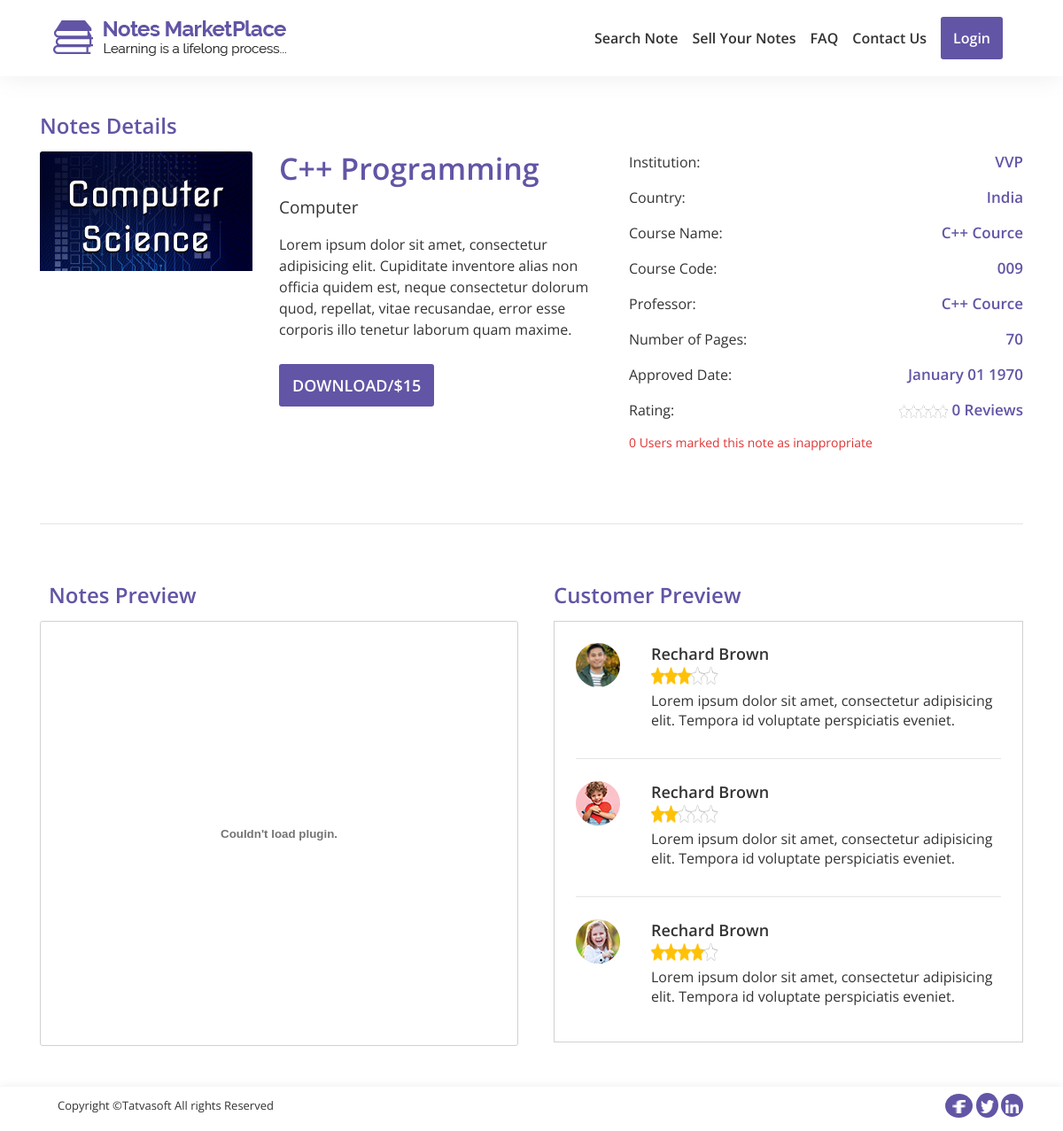
The app's page /users/notes-detail.php?note_id=14 with its own data.
### tables this page shows
CREATE TABLE `note` (
  `note_id` int(11) NOT NULL,
  `title` varchar(100) NOT NULL,
  `category_id` int(11) NOT NULL,
  `display_img` varchar(500) DEFAULT NULL,
  `note_type_id` int(11) DEFAULT NULL,
  `number_of_pages` int(11) DEFAULT NULL,
  `description` varchar(255) NOT NULL,
  `university` varchar(200) DEFAULT NULL,
  `country` varchar(100) DEFAULT NULL,
  `cource` varchar(100) DEFAULT NULL,
  `cource_code` varchar(100) DEFAULT NULL,
  `professor` varchar(100) DEFAULT NULL,
  `is_paid` bit(1) NOT NULL DEFAULT b'1',
  `price` decimal(10,0) DEFAULT NULL,
  `note_preview` varchar(255) DEFAULT NULL,
  `user_id` int(11) NOT NULL,
  `status_id` int(11) NOT NULL,
  `action_by` int(11) DEFAULT NULL,
  `admin_remark` varchar(255) DEFAULT NULL,
  `published_date` datetime DEFAULT NULL,
  `created_date` datetime DEFAULT NULL,
  `created_by` int(11) DEFAULT NULL,
  `updated_date` datetime DEFAULT NULL,
  `updated_by` int(11) DEFAULT NULL,
  `is_active` bit(2) NOT NULL DEFAULT b'1'
);

CREATE TABLE `category` (
  `category_id` int(11) NOT NULL,
  `name` varchar(100) NOT NULL,
  `description` varchar(255) NOT NULL,
  `created_date` datetime DEFAULT NULL,
  `created_by` int(11) DEFAULT NULL,
  `updated_date` datetime DEFAULT NULL,
  `updated_by` int(11) DEFAULT NULL,
  `is_active` bit(2) NOT NULL DEFAULT b'1'
);

### users/notes-detail.php (the view, shortened to what this page needs)
<!DOCTYPE html>
<html lang="en">
<?php
    include "process/connection.php";
    $note_id=34;
    if( !empty( $_REQUEST['note_id'] ) )
    {
        $note_id=$_REQUEST['note_id'];
    }
    $query="SELECT note_id,note.title,note.display_img,note.number_of_pages,note.university,note.published_date, category.name,note.professor,note.cource_code,note.country,note.cource,note.note_preview FROM `note` JOIN category ON note.category_id=category.category_id WHERE note.note_id='$note_id'";
    $result=mysqli_query($conn, $query);
    $row=mysqli_fetch_assoc($result);
    $id=$row['note_id'];
    $q="SELECT COUNT('user_id') AS remark1 FROM remark WHERE note_id='$id'";
    $r=mysqli_query($conn, $q);
    $remark=mysqli_fetch_assoc($r);
    $q="SELECT CEILING(AVG(review.rating)) as rating FROM review WHERE note_id='$id' GROUP BY note_id";
    $r=mysqli_query($conn, $q);
    if(mysqli_num_rows($r)==0){
        $c=0;
    }
    else{
        $review=mysqli_fetch_assoc($r);
        $c=$review['rating'];
    }
    $q="SELECT COUNT(user_id) AS user FROM review WHERE note_id='$id' GROUP BY note_id";
    $r=mysqli_query($conn, $q);
    if(mysqli_num_rows($r)==0){
        $u=0;
    }
    else{
        $review_count=mysqli_fetch_assoc($r);
        $u=$review_count['user'];
    }
    $output="";
    for($i=1;$i<=$c;$i++){
                $output .=' <img src="img/icons/star.png" class="img-responsive star">';}
            $k=5-$i;
            for($j=0;$j<=$k;$j++){
            $output .='<img src="img/icons/star-white.png" class="img-responsive star">';}
?>
<head>
    <link rel="stylesheet" href="css/boostrap/bootstrap.min.css">
    <link rel="stylesheet" href="css/datatables/bootstrap.css">
    <link rel="stylesheet" href="css/datatables/dataTables.bootstrap4.min.css">
    <link rel="stylesheet" href="css/animate/animate.min.css">
    <link rel="stylesheet" href="css/style.css">
</head>
<body>
    <div class="we-wrapper">
        <?php include "includes/header.php"; ?>
        <section id="note-detail">
            <div class="container">
                <div class="heading animated fadeInDown pt-5">
                    <h4>
                        Notes Details
                    </h4>
                </div>
                <div id="notes-detail-tab1">
                    <div class="row">
                        <div class="col-md-7 col-sm-12 animated slideInLeft">
                            <div class="row column1">
                                <?php $img= substr($row['display_img'], 3);?>
                                <div class="col"><img src="<?php echo $img; ?>" class="image-responsive"></div>
                                <div class="col">
                                    <h3><?php echo $row['title']; ?></h3>
                                    <h5><?php echo $row['name']; ?></h5>
                                    <p>Lorem ipsum dolor sit amet, consectetur adipisicing elit. Cupiditate inventore alias non officia quidem est, neque consectetur dolorum quod, repellat, vitae recusandae, error esse corporis illo tenetur laborum quam maxime.</p>
                                    <?php if(isset($_SESSION["isLogin"]) ){
				                            if($_SESSION["isLogin"]=="yes"){ ?>
                                    <button class="add-btn" id="btn-download-note1" onclick=" window.location.href = 'process/downloadNote.php?note_id=<?php echo $id; ?>';">Download/$15</button>
                                    <?php }} else{ ?>
                                    <button class="add-btn" id="btn-download-note1" onclick=" window.location.href = 'login.php';">Download/$15</button>
                                    <?php } ?>
                                </div>
                            </div>
                        </div>
                        <div class="col-md-5 column2 col-sm-12  animated slideInRight">
                            <p><span>Institution:</span><span class="float-right"><?php echo $row['university']; ?></span></p>
                            <p><span>Country:</span><span class="float-right"><?php echo $row['country']; ?></span></p>
                            <p><span>Course Name:</span><span class="float-right"><?php echo $row['cource']; ?></span></p>
                            <p><span>Course Code:</span><span class="float-right"><?php echo $row['cource_code']; ?></span></p>
                            <p><span>Professor:</span><span class="float-right"><?php echo $row['professor']; ?></span></p>
                            <p><span>Number of Pages:</span><span class="float-right"><?php echo $row['number_of_pages']; ?></span></p>
                            <?php $time=strtotime($row['published_date']);
                                          $t=date("F d Y", $time);  ?>
                            <p><span>Approved Date:</span><span class="float-right"><?php echo $t; ?></span></p>
                            <p><span>Rating:</span><span class="float-right stars"><?php echo $output. ' '.$u; ?> Reviews</span></p>
                            <p><?php echo $remark['remark1']; ?> Users marked this note as inappropriate</p>
                        </div>
                    </div>
                </div>
                <div class="row">
                    <div class="col-md-12 col-sm-12 col-xs-12">
                        <hr>
                    </div>
                </div>
                <div class="row wow slideInUp" id="notes-detail-tab2">
                    <div class="col-md-6 col-sm-12 col-xs-12">
                        <h4 class="">Notes Preview</h4>
                        <?php $note_preview= substr($row['note_preview'], 3);?>
                        <object data="<?php echo $note_preview; ?>" alt="Note Preview" type="application/pdf" width="300" height="200">
                        </object>
                    </div>
                    <div class="col-md-6 col-sm-12 col-xs-12">
                        <h4 class="">Customer Preview</h4>
                        <div class="column2">
                            <div class="row item">
                                <div class="col-md-2 col-sm-2 col-xs-2">
                                    <img src="img/notedetails/reviewer-1.png" alt="client" class="img-responsive img-circle">
                                </div>
                                <div class="col">
                                    <h5>Rechard Brown</h5>
                                    <div class="stars"><img src="img/icons/star.png"><img src="img/icons/star.png"><img src="img/icons/star.png"><img src="img/icons/star-white.png"><img src="img/icons/star-white.png"></div>
                                    <p>Lorem ipsum dolor sit amet, consectetur adipisicing elit. Tempora id voluptate perspiciatis eveniet.</p>
                                </div>
                            </div>
                            <hr>
                            <div class="row item">
                                <div class="col-md-2 col-sm-2 col-xs-2">
                                    <img src="img/notedetails/reviewer-2.png" alt="client" class="img-responsive img-circle">
                                </div>
                                <div class="col">
                                    <h5>Rechard Brown</h5>
                                    <div class="stars"><img src="img/icons/star.png"><img src="img/icons/star.png"><img src="img/icons/star-white.png"><img src="img/icons/star-white.png"><img src="img/icons/star-white.png"></div>
                                    <p>Lorem ipsum dolor sit amet, consectetur adipisicing elit. Tempora id voluptate perspiciatis eveniet.</p>
                                </div>
                            </div>
                            <hr>
                            <div class="row item">
                                <div class="col-md-2 col-sm-2 col-xs-2">
                                    <img src="img/notedetails/reviewer-3.png" alt="client" class="img-responsive img-circle">
                                </div>
                                <div class="col">
                                    <h5>Rechard Brown</h5>
                                    <div class="stars"><img src="img/icons/star.png"><img src="img/icons/star.png"><img src="img/icons/star.png"><img src="img/icons/star.png"><img src="img/icons/star-white.png"></div>
                                    <p>Lorem ipsum dolor sit amet, consectetur adipisicing elit. Tempora id voluptate perspiciatis eveniet.</p>
                                </div>
                            </div>
                        </div>
                    </div>
                </div>
            </div>
        </section>
        <?php include "includes/footer.php"; ?>
    </div>
</body>
</html>

### users/css/style.css (style rules this page uses)
html, body { height: 100%; }
.we-wrapper { padding-top: 80px; }
section { background: #fff; overflow: hidden; width: 100%; }
button { font-family: "Open Sans", sans-serif; text-transform: uppercase; outline: 0; background-color: #6255a5; width: 100%; border: 0; padding: 10px; color: #FFFFFF; font-size: 18px; -webkit-transition: all 0.3 ease; transition: all 0.3 ease; cursor: pointer; font-weight: 600; border-radius: 3px; }
.add-btn { font-family: "Open Sans", sans-serif; text-transform: uppercase; cursor: pointer; background-color: #6255a5; margin: 0 0 20px 0; width: auto; padding-left: 15px; padding-right: 15px; font-weight: 600; font-size: 18px; border-radius: 3px; color: #fff; }
#dashboard .data-range .card1, { margin-bottom: 5px; }
#note-detail .heading > h4 { color: #6255a5; font-family: "Open Sans", sans-serif; font-weight: 600; font-size: 24px; line-height: 28px; margin-bottom: 15px; }
#notes-detail-tab1 .column1 img { max-height: 350px; width: 240px; }
#notes-detail-tab1 .column1 .col:first-child { max-width: 240px; margin-right: 30px; }
#notes-detail-tab1 .column1 h3 { color: #6255a5; font-family: "Open Sans", sans-serif; font-weight: 600; font-size: 34px; line-height: 38px; }
#notes-detail-tab1 .column1 h5 { color: #333333; font-family: "Open Sans", sans-serif; font-weight: 400; font-size: 19px; line-height: 25px; margin: 13px 0 17px 0; }
#notes-detail-tab1 .column1 p { color: #333333; font-family: "Open Sans", sans-serif; font-weight: 400; font-size: 16px; line-height: 24px; margin-bottom: 27px; }
#notes-detail-tab1 .column1 button { margin-bottom: 0px !important; }
#notes-detail-tab1 .column2 > p > span:first-child { color: #333333; font-family: "Open Sans", sans-serif; font-weight: 400; font-size: 16px; line-height: 24px; }
#notes-detail-tab1 .column2 .stars img { height: 15px; width: 11px !important; }
#notes-detail-tab1 .column2 > p > span:last-child { color: #6255a5; font-family: "Open Sans", sans-serif; font-weight: 600; font-size: 17px; line-height: 24px; }
#notes-detail-tab1 .column2 > p:last-child { color: #df3434; font-family: "Open Sans", sans-serif; font-weight: 400; font-size: 14px; line-height: 18px; }
#notes-detail-tab1 .column2, #notes-detail-tab1 .column1 { margin-bottom: 50px; }
#notes-detail-tab2 object { border: 1px solid #d1d1d1; width: inherit; height: 480px; border-radius: 3px; -ms-overflow-style: none; }
#notes-detail-tab2 .column2 .item img { width: 50px !important; height: 50px; }
#notes-detail-tab2 .column2 > .item > .col-md-2 { padding-right: 0px; }
#notes-detail-tab2 { margin-top: 50px; }
#notes-detail-tab2 .column2 hr { margin-bottom: 25px; }
#notes-detail-tab2 .column2 { border: 1px solid #d1d1d1; margin-left: 10px; padding: 24px; }
#notes-detail-tab2 h4 { color: #6255a5; font-family: "Open Sans", sans-serif; font-weight: 600; font-size: 24px; line-height: 28px; margin: 0 0 15px 10px; }
#notes-detail-tab2 .column2 .item h5 { color: #333333; font-family: "Open Sans", sans-serif; font-weight: 600; font-size: 18px; line-height: 25px; margin-bottom: 2px; }
#notes-detail-tab2 .column2 .item p { color: #333333; font-family: "Open Sans", sans-serif; font-weight: 400; font-size: 16px; line-height: 22px; }
#notes-detail-tab2 .column2 .item .stars img { height: 20px; width: 15px !important; margin-bottom: 7px; }
input, .rate, button { font-size: 16px; padding: 8px; }
button { min-width: 48px; min-height: 48px; }

### records on screen
note: display_img (picture), title "C++ Programming", category.name "Computer", university "VVP", country "India", cource "C++ Cource", cource_code "009", professor "C++ Cource", number_of_pages "70", published_date "January 01 1970"

### other values on screen
$u "0"
$remark['remark1'] "0"
